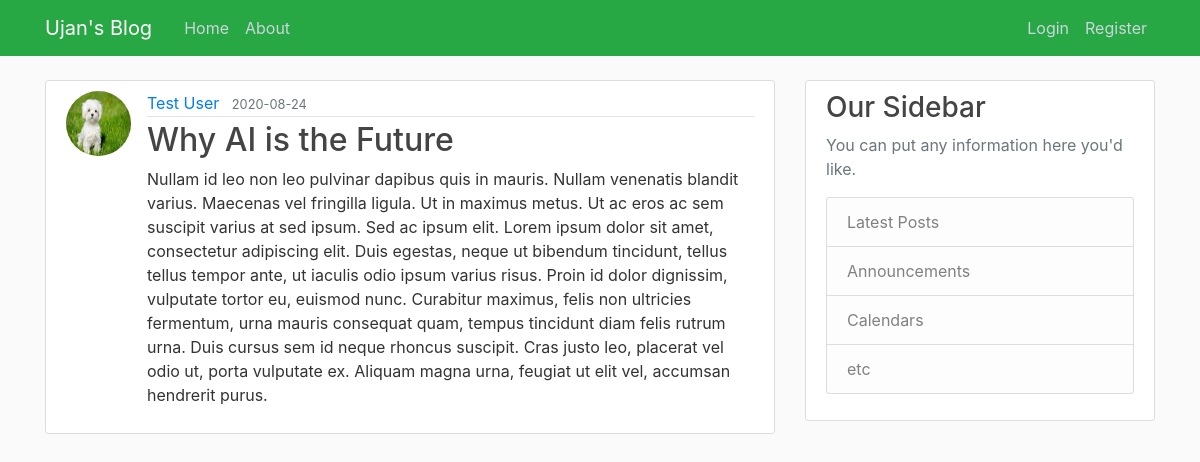
Page /post/7 on the committed database.
### flask_website/models.py (models this page shows, shortened)
class User(db.Model, UserMixin):
    id = db.Column(db.Integer, primary_key = True)
    username = db.Column(db.String(20), unique = True, nullable = False) #Max 20 characters
    email = db.Column(db.String(100), unique = True, nullable = False)
    image_file = db.Column(db.String(20), nullable = False, default = 'default.jpg')  # default image
    password = db.Column(db.String(60), nullable = False)
    posts = db.relationship('Post', backref = 'author', lazy = True) # backref allows us to get the author as soon as we have the post, lazy means SQLAlchemy will load the data when needed

class Post(db.Model):
    id = db.Column(db.Integer, primary_key = True)
    title = db.Column(db.String(100), nullable = False)
    date_posted = db.Column(db.DateTime, nullable = False, default = datetime.utcnow)
    content = db.Column(db.Text, nullable = False)
    user_id = db.Column(db.Integer, db.ForeignKey('user.id'), nullable = False) #user is lowercase because we access the column name, not class

### flask_website/posts/routes.py (the view)
@posts.route('/post/<int:post_id>')
def post(post_id):
    post = Post.query.get_or_404(post_id)
    return render_template('post.html', title = post.title, post = post)

### flask_website/templates/post.html (shortened to what this page needs)
{% extends "layout.html" %}
{% block content %}
<article class="media content-section">
  <img class="rounded-circle article-img" src="{{ url_for('static', filename = 'profile_pics/'+ post.author.image_file) }}">
<div class="media-body">
  <div class="article-metadata">
    <a class="mr-2" href="{{ url_for('users.user_post', username = post.author.username) }}">{{ post.author.username }}</a>
    <small class="text-muted">{{ post.date_posted.strftime('%Y-%m-%d') }}</small>
  </div>
  <h2 class="article-title">{{ post.title }}</h2>
  <p class="article-content">{{ post.content }}</p>
</div>
</article>
{% endblock content %}

### flask_website/static/main.css (style rules this page uses)
body { background: #fafafa; color: #333333; margin-top: 5rem; }
h1, h2, h3, h4, h5, h6 { color: #444444; }
.content-section { background: #ffffff; padding: 10px 20px; border: 1px solid #dddddd; border-radius: 3px; margin-bottom: 20px; }
.article-title { color: #444444; }
.article-content { white-space: pre-line; }
.article-img { height: 65px; width: 65px; margin-right: 16px; }
.article-metadata { padding-bottom: 1px; margin-bottom: 4px; border-bottom: 1px solid #e3e3e3 }

### rows in the picture
User: image_file (picture), author.username "Test User"
Post: date_posted "2020-08-24", title "Why AI is the Future", content "Nullam id leo non leo pulvinar dapibus quis in mauris. Nullam venenatis blandit varius. Maecenas vel fringilla ligula. Ut in maximus metus. Ut ac eros ac sem suscipit varius at sed ipsum. Sed ac ipsum elit. Lorem ipsum dolor sit amet, consectetur adipiscing elit. Duis egestas, neque ut bibendum tincidunt, tellus tellus tempor ante, ut iaculis odio ipsum varius risus. Proin id dolor dignissim, vulputate tortor eu, euismod nunc. Curabitur maximus, felis non ultricies fermentum, urna mauris consequat quam, tempus tincidunt diam felis rutrum urna. Duis cursus sem id neque rhoncus suscipit. Cras justo leo, placerat vel odio ut, porta vulputate ex. Aliquam magna urna, feugiat ut elit vel,…"
